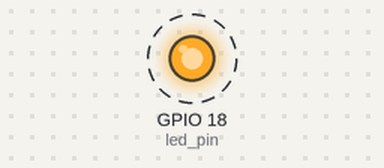
Bench run of a program on a simulated Raspberry Pi (BCM pin numbers). On the bench: output pins drawn as LEDs (lit = HIGH). Dashed ring = blinking.

Above: at 0.5 s.
Timing chart, 0 to 4.6 s (numbered marks = the images above):
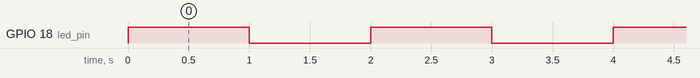

Measured:
- by itself, GPIO 18 (led_pin): alternates HIGH for 1.0 s and LOW for 1.0 s

The program:

blinking_led.py
```python
import RPi.GPIO as GPIO
import time

GPIO.setmode(GPIO.BCM)
led_pin = 18

GPIO.setup(led_pin, GPIO.OUT)

try:
    while True:
        # Turn the LED on
        GPIO.output(led_pin, GPIO.HIGH)
        time.sleep(1)  # Wait for 1 second

        # Turn the LED off
        GPIO.output(led_pin, GPIO.LOW)
        time.sleep(1)  # Wait for 1 second
except KeyboardInterrupt:
    # Clean up the GPIO on Ctrl+C exit
    GPIO.cleanup()
```
